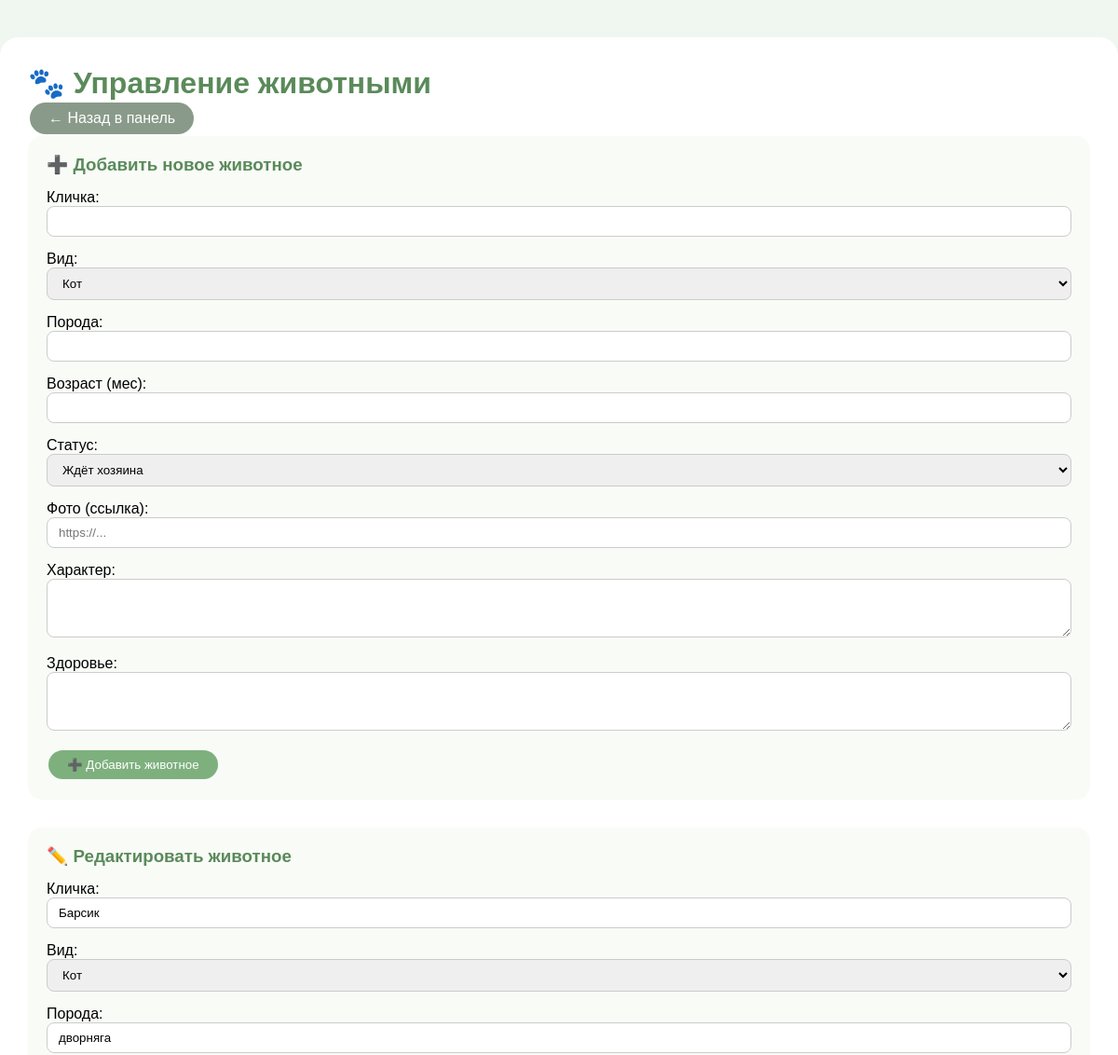
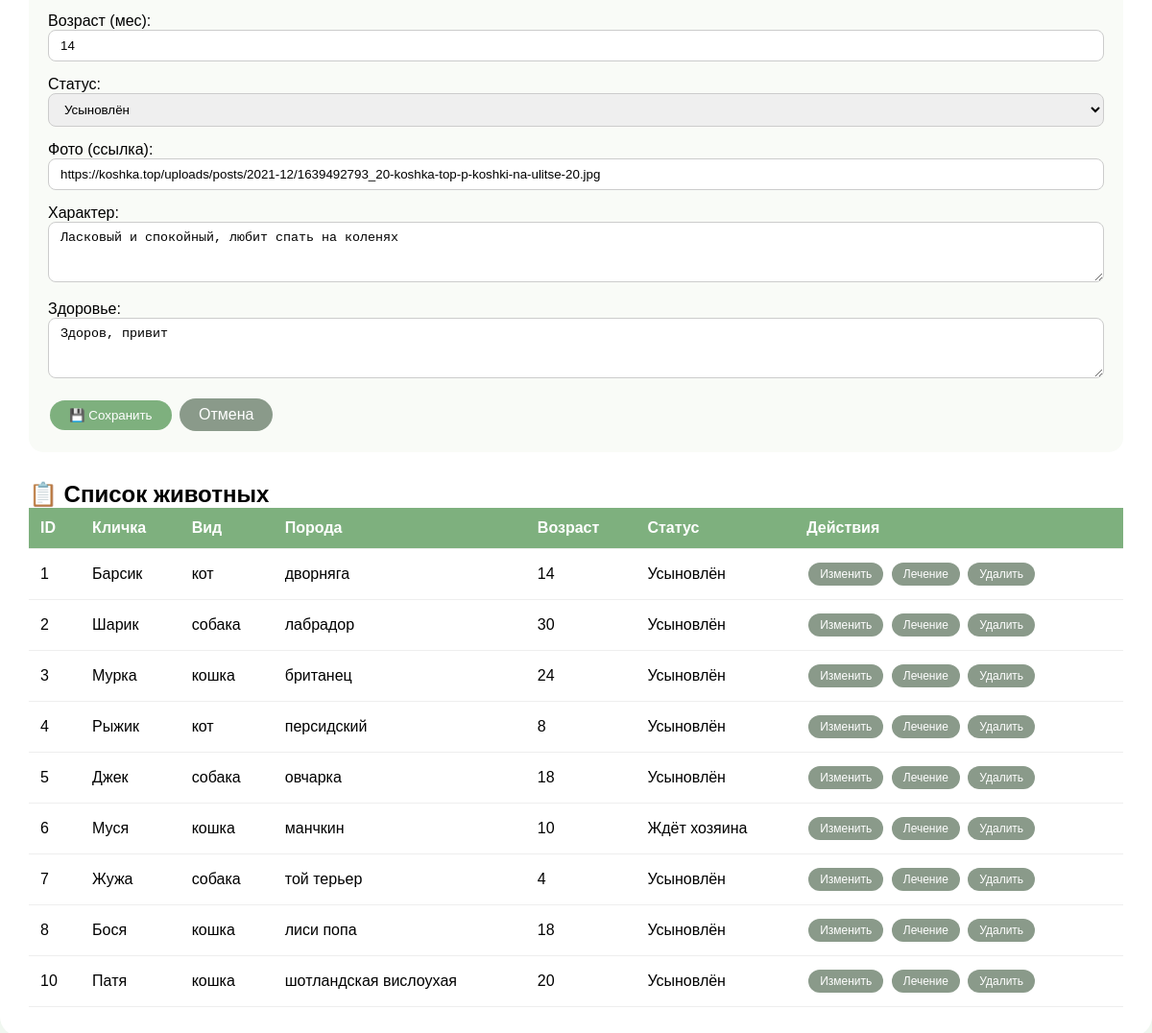
The page /admin/animals_edit.php?edit=1 (signed in) on the database its author committed (2 pictures, top to bottom).
### tables this page shows
CREATE TABLE `animals` (
  `id` int(11) NOT NULL,
  `name` varchar(50) NOT NULL,
  `species` varchar(30) NOT NULL,
  `breed` varchar(50) DEFAULT NULL,
  `age` int(11) DEFAULT NULL,
  `status` varchar(20) DEFAULT 'waiting',
  `photo_url` varchar(255) DEFAULT NULL
);

CREATE TABLE `animal_details` (
  `id` int(11) NOT NULL,
  `animal_id` int(11) NOT NULL,
  `character_desc` text,
  `health_desc` text,
  `story` text,
  `text` varchar(1000) NOT NULL,
  `treatment_text` text
);

### model/models.php (called while the page is built, shortened)
<?php
function selectAnimals($pdo)
{
    $sql = "SELECT * FROM animals";
    $stmt = $pdo->prepare($sql);
    $stmt->execute();
    return $stmt->fetchAll();
}
function detailsAnimal($pdo, $id)
{
    $sql = "SELECT * FROM animal_details WHERE animal_id = :id";
    $stmt = $pdo->prepare($sql);
    $stmt->execute([':id' => $id]);
    return $stmt->fetch();
}
function getAnimalById($pdo, $id)
{
    $sql = "SELECT * FROM animals WHERE id = :id";
    $stmt = $pdo->prepare($sql);
    $stmt->execute([':id' => $id]);
    return $stmt->fetch();
}
?>

### admin/animals_edit.php (the view, shortened to what this page needs)
<?php
require_once '../model/models.php';
$animals = selectAnimals($pdo);
$edit = getAnimalById($pdo, $_GET['edit']);
$edit_details = detailsAnimal($pdo, $edit['id']);
?>
<!doctype html>
<html lang="ru">
<head>
    <link rel="stylesheet" href="../css/main.css">
</head>
<body style="background: #f0f7f0;">
<div class="container">
    <h1 style="color: #5a8a5a;">🐾 Управление животными</h1>
    <a href="admin_panel.php" class="btn btn-gray">← Назад в панель</a>
    <div class="form-section">
        <h3>➕ Добавить новое животное</h3>
        <form method="POST">
            <div class="form-group">
                <label>Кличка:</label>
                <input type="text" name="name" required>
            </div>
            <div class="form-group">
                <label>Вид:</label>
                <select name="species">
                    <option value="кот">Кот</option>
                </select>
            </div>
            <div class="form-group">
                <label>Порода:</label>
                <input type="text" name="breed">
            </div>
            <div class="form-group">
                <label>Возраст (мес):</label>
                <input type="number" name="age">
            </div>
            <div class="form-group">
                <label>Статус:</label>
                <select name="status">
                    <option value="waiting">Ждёт хозяина</option>
                </select>
            </div>
            <div class="form-group">
                <label>Фото (ссылка):</label>
                <input type="text" name="photo_url" placeholder="https://...">
            </div>
            <div class="form-group">
                <label>Характер:</label>
                <textarea name="character_desc" rows="3" style="width:100%;"></textarea>
            </div>
            <div class="form-group">
                <label>Здоровье:</label>
                <textarea name="health_desc" rows="3" style="width:100%;"></textarea>
            </div>
            <button type="submit" name="add" class="btn">➕ Добавить животное</button>
        </form>
    </div>
    <?php if ($edit): ?>
        <div class="form-section">
            <h3>✏️ Редактировать животное</h3>
            <form method="POST">
                <div class="form-group">
                    <label>Кличка:</label>
                    <input type="text" name="name" value="<?= htmlspecialchars($edit['name']) ?>" required>
                </div>
                <div class="form-group">
                    <label>Вид:</label>
                    <select name="species">
                        <option value="кот" <?= $edit['species'] == 'кот' ? 'selected' : '' ?>>Кот</option>
                    </select>
                </div>
                <div class="form-group">
                    <label>Порода:</label>
                    <input type="text" name="breed" value="<?= htmlspecialchars($edit['breed']) ?>">
                </div>
                <div class="form-group">
                    <label>Возраст (мес):</label>
                    <input type="number" name="age" value="<?= $edit['age'] ?>">
                </div>
                <div class="form-group">
                    <label>Статус:</label>
                    <select name="status">
                        <option value="adopted" <?= $edit['status'] == 'adopted' ? 'selected' : '' ?>>Усыновлён</option>
                    </select>
                </div>
                <div class="form-group">
                    <label>Фото (ссылка):</label>
                    <input type="text" name="photo_url" value="<?= htmlspecialchars($edit['photo_url']) ?>">
                </div>
                <div class="form-group">
                    <label>Характер:</label>
                    <textarea name="character_desc" rows="3" style="width:100%;"><?= htmlspecialchars($edit_details['character_desc'] ?? '') ?></textarea>
                </div>
                <div class="form-group">
                    <label>Здоровье:</label>
                    <textarea name="health_desc" rows="3" style="width:100%;"><?= htmlspecialchars($edit_details['health_desc'] ?? '') ?></textarea>
                </div>
                <button type="submit" name="edit" class="btn">💾 Сохранить</button>
                <a href="animals_edit.php" class="btn btn-gray">Отмена</a>
            </form>
        </div>
    <?php endif; ?>
    <h2>📋 Список животных</h2>
    <div style="overflow-x: auto;">
        <table style="width: 100%;">
            <thead>
            <tr><th>ID</th><th>Кличка</th><th>Вид</th><th>Порода</th><th>Возраст</th><th>Статус</th><th>Действия</th></tr>
            </thead>
            <tbody>
            <?php foreach ($animals as $animal): ?>
                <tr>
                    <td><?= $animal['id'] ?></td>
                    <td><?= htmlspecialchars($animal['name']) ?></td>
                    <td><?= $animal['species'] ?></td>
                    <td><?= $animal['breed'] ?></td>
                    <td><?= $animal['age'] ?></td>
                    <td>
                        <?php
                        $status_ru = [
                            'waiting' => 'Ждёт хозяина',
                            'adopted' => 'Усыновлён',
                            'treatment' => 'На лечении'
                        ][$animal['status']] ?? $animal['status'];
                        echo $status_ru;
                        ?>
                    </td>
                    <td>
                        <a href="animals_edit.php?edit=<?= $animal['id'] ?>" class="btn btn-gray btn-small">Изменить</a>
                        <a href="animals_edit.php?treatment=<?= $animal['id'] ?>" class="btn btn-gray btn-small">Лечение</a>
                        <a href="animals_edit.php?delete=<?= $animal['id'] ?>" class="btn btn-gray btn-small" onclick="return confirm('Удалить?')">Удалить</a>
                    </td>
                </tr>
            <?php endforeach; ?>
            </tbody>
        </table>
    </div>
</div>
</body>
</html>

### css/main.css (style rules this page uses)
* { margin: 0; padding: 0; box-sizing: border-box; }
body { font-family: Arial, sans-serif; background: #f0f7f0; }
.btn { display: inline-block; background: #2e7d32; color: white; padding: 10px 25px; border-radius: 30px; text-decoration: none; margin-top: 15px; }

### admin/animals_edit.php (style rules this page uses)
.container { max-width: 1200px; margin: 40px auto; background: white; padding: 30px; border-radius: 20px; }
table { width: 100%; border-collapse: collapse; }
th, td { padding: 12px; text-align: left; border-bottom: 1px solid #eee; }
th { background: #7eb07e; color: white; }
input, select, textarea { padding: 8px 12px; border-radius: 8px; border: 1px solid #ccc; width: 100%; }
.btn { background: #7eb07e; color: white; padding: 8px 20px; border-radius: 25px; text-decoration: none; display: inline-block; margin: 2px; border: none; cursor: pointer; }
.btn-gray { background: #8a9a8a; }
.btn-small { padding: 5px 12px; font-size: 12px; }
.form-group { margin-bottom: 15px; }
.form-section { background: #f9fbf7; padding: 20px; border-radius: 15px; margin-bottom: 30px; }
.form-section h3 { color: #5a8a5a; margin-bottom: 15px; }

### rows shown on the page
animals: name "Барсик", species "Кот", breed "дворняга", age "14", status "Усыновлён", photo_url "https://koshka.top/uploads/posts/2021-12/1639492793_20-koshka-top-p-koshki-na-ulitse-20.jpg", id "1", species "кот"
animal_details: character_desc "Ласковый и спокойный, любит спать на коленях", health_desc "Здоров, привит"
animals: id "2", name "Шарик", species "собака", breed "лабрадор", age "30", status "Усыновлён"
animals: id "3", name "Мурка", species "кошка", breed "британец", age "24", status "Усыновлён"
animals: id "4", name "Рыжик", species "кот", breed "персидский", age "8", status "Усыновлён"
animals: id "5", name "Джек", species "собака", breed "овчарка", age "18", status "Усыновлён"
animals: id "6", name "Муся", species "кошка", breed "манчкин", age "10", status "Ждёт хозяина"
animals: id "7", name "Жужа", species "собака", breed "той терьер", age "4", status "Усыновлён"
animals: id "8", name "Бося", species "кошка", breed "лиси попа", age "18", status "Усыновлён"
animals: id "10", name "Патя", species "кошка", breed "шотландская вислоухая", age "20", status "Усыновлён"
